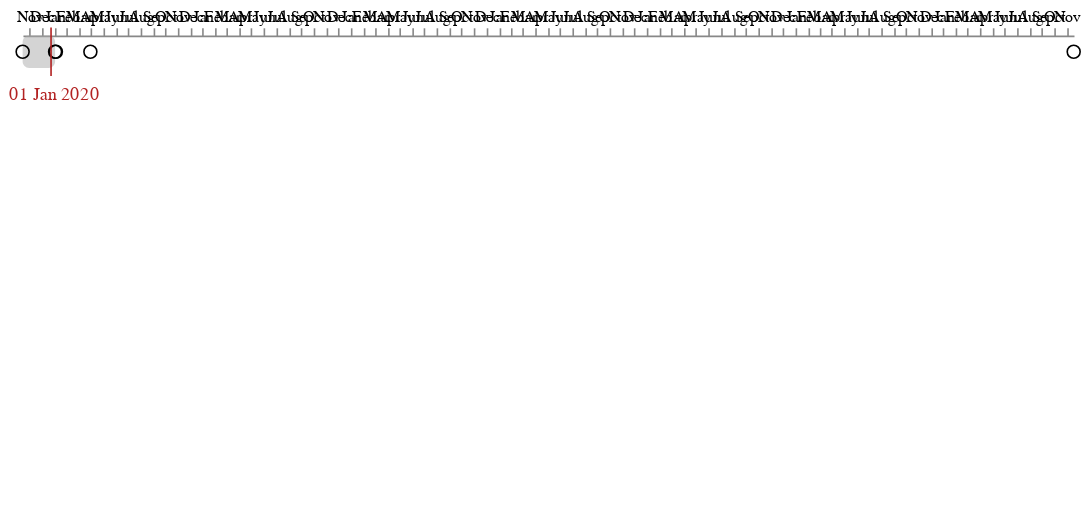

This figure's Vega-Lite source:
### Vega specification from a JSON file in a GitHub repository (floating-point values rounded to 4 significant figures)
{"$schema": "https://vega.github.io/schema/vega/v5.json", "description": "An interactive line chart of stock prices, with returns shown relative to a selected date.", "width": 650, "height": 300, "padding": 5, "signals": [{"description": "------- Ce signal est émis par la souris, et renvoie une date -----", "name": "sig_mouseDate", "init": "time('Jan 1 2020')", "on": [{"events": "mousemove", "update": "invert('scale_x', clamp(x(), 0, width))"}]}, {"description": "------- Ce signal est émis par un click et mémorise la date-----", "name": "sig_clickDate", "on": [{"events": "click", "update": "invert('scale_x', clamp(x(), 0, width))"}]}], "data": [{"name": "input_data", "values": [{"log_date": "20191015", "label": "A", "status": [{"_id": 0, "name": "nerada01.vtr.domain:27017", "syncSourceId": -1, "stateStr": "PRIMARY"}, {"_id": 1, "name": "nerada01.ohio.domain:27017", "syncSourceId": 4, "stateStr": "SECONDARY"}, {"_id": 2, "name": "nerada01.seoul.domain:27017", "syncSourceId": 5, "stateStr": "SECONDARY"}, {"_id": 3, "name": "nerada02.vtr.domain:27017", "syncSourceId": 0, "stateStr": "SECONDARY"}, {"_id": 4, "name": "nerada02.ohio.domain:27017", "syncSourceId": 3, "stateStr": "SECONDARY"}, {"_id": 5, "name": "nerada02.seoul.domain:27017", "syncSourceId": 4, "stateStr": "SECONDARY"}]}, {"log_date": "20200103", "label": "B", "status": [{"_id": 0, "name": "nerada01.vtr.domain:27017", "syncSourceId": 3, "stateStr": "SECONDARY"}, {"_id": 1, "name": "nerada01.ohio.domain:27017", "syncSourceId": 0, "stateStr": "SECONDARY"}, {"_id": 2, "name": "nerada01.seoul.domain:27017", "syncSourceId": 3, "stateStr": "SECONDARY"}, {"_id": 3, "name": "nerada02.vtr.domain:27017", "syncSourceId": -1, "stateStr": "PRIMARY"}, {"_id": 4, "name": "nerada02.ohio.domain:27017", "syncSourceId": 3, "stateStr": "SECONDARY"}, {"_id": 5, "name": "nerada02.seoul.domain:27017", "syncSourceId": 0, "stateStr": "SECONDARY"}]}, {"log_date": "20200105", "label": "C", "status": [{"_id": 0, "name": "nerada01.vtr.domain:27017", "syncSourceId": 3, "stateStr": "SECONDARY"}, {"_id": 1, "name": "nerada01.ohio.domain:27017", "syncSourceId": 3, "stateStr": "SECONDARY"}, {"_id": 2, "name": "nerada01.seoul.domain:27017", "syncSourceId": 1, "stateStr": "SECONDARY"}, {"_id": 3, "name": "nerada02.vtr.domain:27017", "syncSourceId": -1, "stateStr": "PRIMARY"}, {"_id": 4, "name": "nerada02.ohio.domain:27017", "syncSourceId": 3, "stateStr": "SECONDARY"}, {"_id": 5, "name": "nerada02.seoul.domain:27017", "syncSourceId": 1, "stateStr": "SECONDARY"}]}, {"log_date": "20200330", "label": "D", "status": [{"_id": 0, "name": "nerada01.vtr.domain:27017", "syncSourceId": 3, "stateStr": "SECONDARY"}, {"_id": 1, "name": "nerada01.ohio.domain:27017", "syncSourceId": 3, "stateStr": "SECONDARY"}, {"_id": 2, "name": "nerada01.seoul.domain:27017", "syncSourceId": 1, "stateStr": "SECONDARY"}, {"_id": 3, "name": "nerada02.vtr.domain:27017", "syncSourceId": -1, "stateStr": "PRIMARY"}, {"_id": 4, "name": "nerada02.ohio.domain:27017", "syncSourceId": 3, "stateStr": "SECONDARY"}, {"_id": 5, "name": "nerada02.seoul.domain:27017", "syncSourceId": 1, "stateStr": "SECONDARY"}]}], "format": {"parse": {"log_date": "date:'%Y%m%d'"}}, "transform": [{"type": "formula", "as": "date", "expr": "time(datum.log_date)"}]}, {"name": "today", "values": [{"label": "now"}], "transform": [{"type": "formula", "as": "date", "expr": "now()"}]}, {"name": "milestones", "source": ["input_data", "today"]}, {"description": "---- Contient le milestone juste avant la sélection (mouseMove) ----", "name": "first_before", "source": "milestones", "transform": [{"type": "filter", "expr": "datum.date<sig_mouseDate"}, {"type": "extent", "field": "date", "signal": "sig_before_range"}, {"type": "filter", "expr": "datum.date==sig_before_range[1]"}]}, {"description": "---- Contient le milestone juste après la sélection (mouseMove)----", "name": "first_after", "source": "milestones", "transform": [{"type": "filter", "expr": "datum.date>=sig_mouseDate"}, {"type": "extent", "field": "date", "signal": "sig_after_range"}, {"type": "filter", "expr": "datum.date==sig_after_range[0]"}]}, {"description": "---- un object unique contenant sig_before_range+sig_after_range (mouseMove) ----", "name": "mouse_date_bounds", "source": ["first_before", "first_after"], "transform": [{"type": "aggregate", "fields": ["date", "date"], "ops": ["min", "max"], "as": ["from", "to"]}]}, {"description": "---- Contient l'event juste avant la sélection (CLICK) ----", "name": "selected_milestone", "source": "milestones", "transform": [{"type": "filter", "expr": "datum.date<sig_clickDate"}, {"type": "extent", "field": "date", "signal": "sig_before_click"}, {"type": "filter", "expr": "datum.date==sig_before_click[1]"}]}, {"description": "---- Contient l'event juste apres la sélection (CLICK) ----", "name": "first_after_selected_milestone", "source": "milestones", "transform": [{"type": "filter", "expr": "datum.date>=sig_clickDate"}, {"type": "extent", "field": "date", "signal": "sig_after_click"}, {"type": "filter", "expr": "datum.date==sig_after_click[0]"}]}, {"name": "click_date_bounds", "source": ["selected_milestone", "first_after_selected_milestone"], "transform": [{"type": "aggregate", "fields": ["date", "date"], "ops": ["min", "max"], "as": ["from", "to"]}]}], "scales": [{"name": "scale_x", "type": "time", "domain": {"data": "milestones", "field": "date"}, "range": "width"}], "axes": [{"orient": "top", "scale": "scale_x", "format": "%b", "tickCount": "month"}], "marks": [{"description": "-------------------- bloc temporel selectionné ------------------", "type": "rect", "from": {"data": "click_date_bounds"}, "encode": {"enter": {"y": {"value": -5}, "y2": {"value": 25}, "fill": {"value": "#F88"}, "cornerRadius": {"value": 10}, "opacity": {"value": 0.5}}, "update": {"x": {"scale": "scale_x", "field": "from"}, "x2": {"scale": "scale_x", "field": "to"}}}}, {"description": "-------------------- bloc temporel survolé ------------------", "type": "rect", "from": {"data": "mouse_date_bounds"}, "encode": {"enter": {"y": {"value": 0}, "y2": {"value": 20}, "fill": {"value": "#aaa"}, "cornerRadius": {"value": 4}, "opacity": {"value": 0.5}}, "update": {"x": {"scale": "scale_x", "field": "from"}, "x2": {"scale": "scale_x", "field": "to"}}}}, {"description": "-------------------- Elements temporels (diamond) ------------------", "type": "symbol", "from": {"data": "milestones"}, "encode": {"update": {"x": {"scale": "scale_x", "field": "date"}, "y": {"value": 10}, "stroke": {"value": "black"}}}}, {"description": "-------------------- Regle des temps verticales ------------------", "type": "rule", "encode": {"enter": {"y": {"value": -5}, "y2": {"value": 25}, "stroke": {"value": "firebrick"}}, "update": {"x": {"scale": "scale_x", "signal": "sig_mouseDate", "offset": -2}}}}, {"description": "-------------------- Temps sélectionné (texte) ------------------", "type": "text", "encode": {"enter": {"y": {"value": 40}, "align": {"value": "center"}, "fill": {"value": "firebrick"}}, "update": {"x": {"scale": "scale_x", "signal": "sig_mouseDate"}, "text": {"signal": "timeFormat(sig_mouseDate, '%d %b %Y')"}}}}, {"description": "----------- debug --------------", "type": "text", "from": {"data": "selected_milestone"}, "encode": {"enter": {"x": {"value": 0}, "y": {"value": 200}, "fontSize": {"value": 18}}, "update": {"text": {"field": "label"}}}, "transform": [{"type": "formula", "as": "text", "expr": "'selected_milestone='+datum.text"}]}]}
